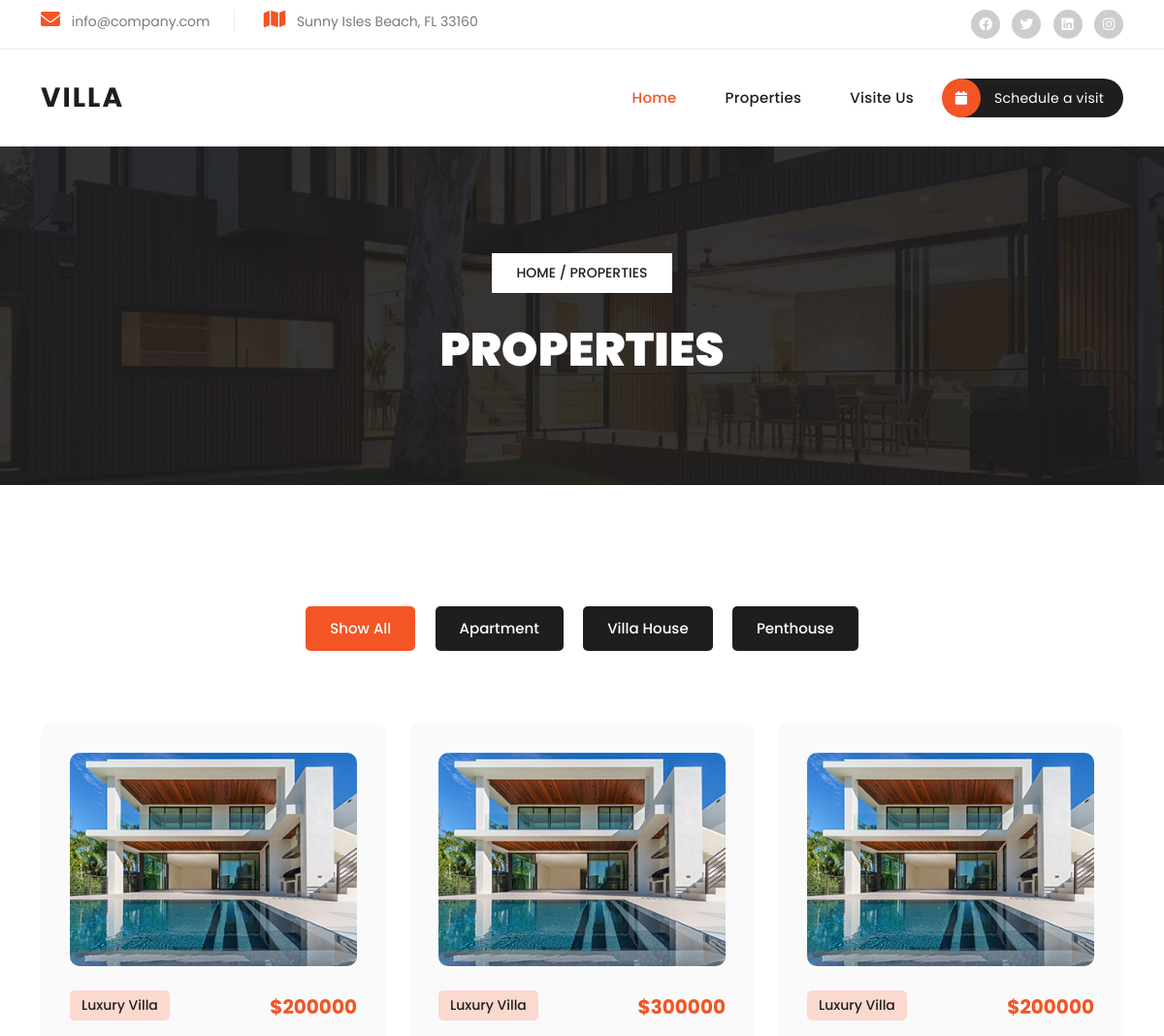
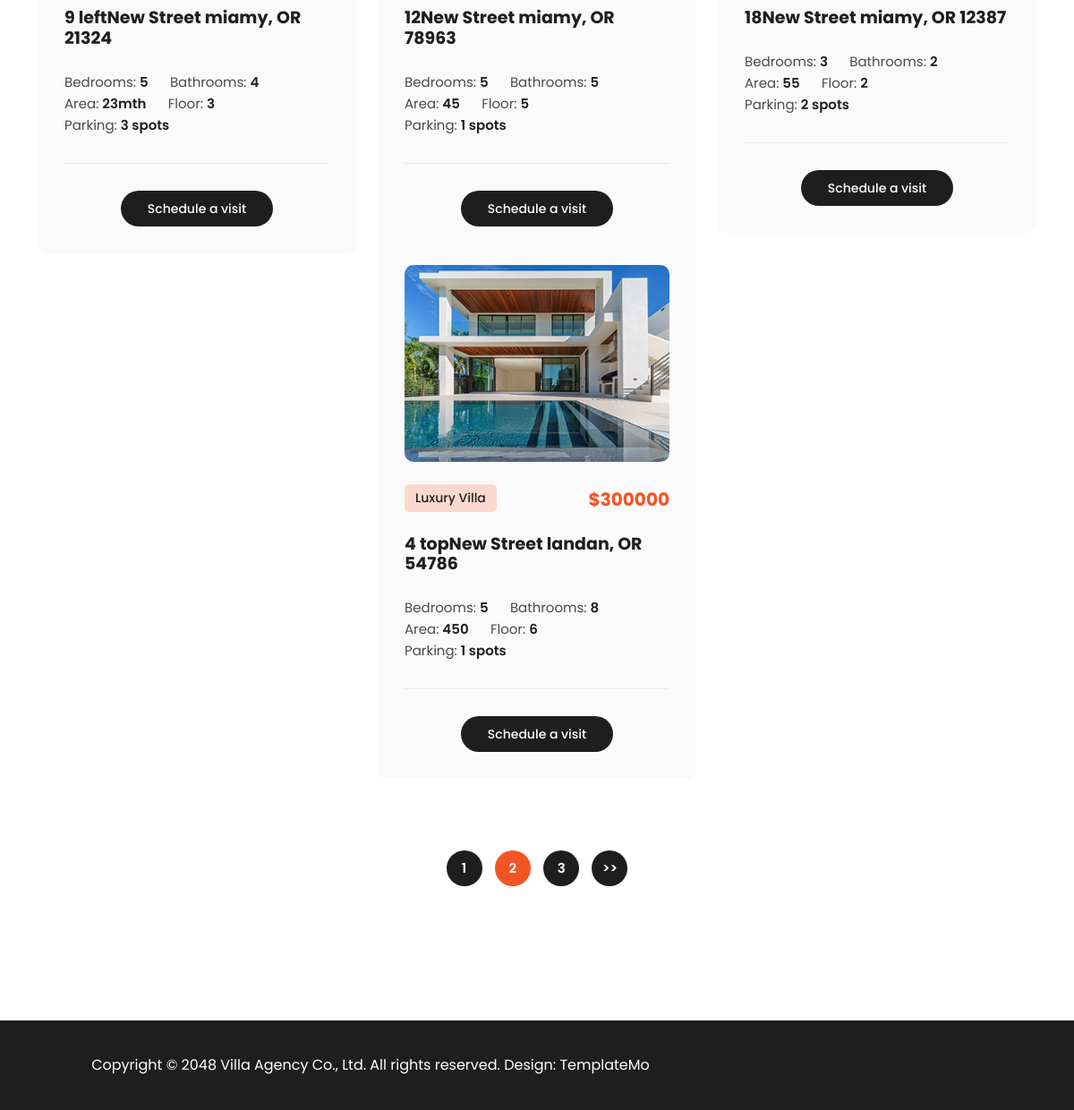
The page /propertie/all/ on the database its author committed (2 pictures, top to bottom).
### home/models.py (models this page shows, shortened)
class Properties(models.Model):
    about = models.TextField()
    description = models.TextField()
    title = models.CharField(max_length=100,unique=True)
    price = models.IntegerField()
    image = models.ImageField(upload_to='properties/')
    bathroom = models.CharField(max_length=30)
    bedrooms = models.CharField(max_length=30)
    floor = models.CharField(max_length=30)
    area = models.CharField(max_length=30)
    parking = models.CharField(max_length=30)
    street = models.CharField(max_length=100)
    city = models.CharField(max_length=50)
    state = models.CharField(max_length=20)
    postal_code = models.CharField(max_length=10)
    slug = models.SlugField(unique=True)
    SingleProperty = models.ForeignKey(SingleProperty, null=True, blank=True, on_delete=models.CASCADE,
                                       related_name='SingleProperty')
    category = models.ForeignKey(Category, null=True, blank=True, on_delete=models.CASCADE, related_name='categories')

### properties/views.py (the view, shortened to what this page needs)
# urls.py: path('propertie/all/',views.PropertiesView.as_view(), name='products'),
class PropertiesView(View):
    def get(self, request):
        products = Properties.objects.all()
        return render(request, 'properties/properties.html', {'products': products})

### properties/templates/properties/properties.html
{% extends 'base.html' %}
{% load static %}
{% block main %}
    <div class="page-heading header-text">
        <div class="container">
            <div class="row">
                <div class="col-lg-12">
                    <span class="breadcrumb"><a href="#">Home</a> / Properties</span>
                    <h3>Properties</h3>
                </div>
            </div>
        </div>
    </div>
    <div class="section properties">
        <div class="container">
            <ul class="properties-filter">
                <li>
                    <a class="is_active" href="#!" data-filter="*">Show All</a>
                </li>
                <li>
                    <a href="#!" data-filter=".adv">Apartment</a>
                </li>
                <li>
                    <a href="#!" data-filter=".str">Villa House</a>
                </li>
                <li>
                    <a href="#!" data-filter=".rac">Penthouse</a>
                </li>
            </ul>
            <div class="row properties-box">
                {% for product in products %}
                    <div class="col-lg-4 col-md-6 align-self-center mb-30 properties-items col-md-6 adv">
                        <div class="item">
                            <a href="{% url 'home:detail' product.id %}"><img
                                    src="{% static 'images/property-01.jpg' %}" alt=""></a>
                            <span class="category">Luxury Villa</span>
                            <h6>${{ product.price }}</h6>
                            <h4><a href="{% url 'home:detail' product.id %}">{{ product.street }}New
                                Street {{ product.city }}, OR {{ product.postal_code }}</a></h4>
                            <ul>
                                <li>Bedrooms: <span>{{ product.bedrooms }}</span></li>
                                <li>Bathrooms: <span>{{ product.bathroom }}</span></li>
                                <li>Area: <span>{{ product.area }}</span></li>
                                <li>Floor: <span>{{ product.floor }}</span></li>
                                <li>Parking: <span>{{ product.parking }} spots</span></li>
                            </ul>
                            <div class="main-button">
                                <a href="{% url 'home:detail' product.id %}">Schedule a visit</a>
                            </div>
                        </div>
                    </div>
                {% endfor %}
            </div>
            <div class="row">
                <div class="col-lg-12">
                    <ul class="pagination">
                        <li><a href="#">1</a></li>
                        <li><a class="is_active" href="#">2</a></li>
                        <li><a href="#">3</a></li>
                        <li><a href="#">>></a></li>
                    </ul>
                </div>
            </div>
        </div>
    </div>
{% endblock %}

### static/css/templatemo-villa-agency.css (style rules this page uses)
html, body, div, span, applet, object, iframe, h1, h2, h3, h4, h5, h6, p, blockquote, div pre, a, abbr, acronym, address, big, cite, code, del, dfn, em, font, img, ins, kbd, q, s, samp, small, strike, strong, sub, sup, tt, var, b, u, i, center, dl, dt, dd, ol, ul, li, figure, header, nav, section, article, aside, footer, figcaption { margin: 0; padding: 0; border: 0; outline: 0; }
ul, li { padding: 0; margin: 0; list-style: none; }
* { box-sizing: border-box; }
html, body { font-family: 'Poppins', sans-serif; -ms-text-size-adjust: 100%; -webkit-font-smoothing: antialiased; -moz-osx-font-smoothing: grayscale; }
a { text-decoration: none !important; }
h1, h2, h3, h4, h5, h6 { color: #1e1e1e; margin-top: 0px; margin-bottom: 0px; font-weight: 700; }
ul { margin-bottom: 0px; }
img { width: 100%; overflow: hidden; }
html, body { font-family: 'Poppins', sans-serif; }
.section { margin-top: 120px; }
.main-button a { display: inline-block; background-color: #1e1e1e; color: #fff; font-size: 14px; font-weight: 500; height: 40px; line-height: 40px; padding: 0px 30px; border-radius: 25px; transition: all .3s; }
.properties .item { background-color: #fafafa; border-radius: 10px; padding: 30px; margin-bottom: 30px; }
.properties .item img { border-radius: 10px; }
.properties .item span.category { background-color: #fbd9cf; font-weight: 500; border-radius: 5px; font-size: 14px; color: #1e1e1e; padding: 5px 12px; display: inline-block; margin-top: 25px; }
.properties .item h4 { font-size: 19px; margin: 25px 0px; }
.properties .item h4 a { color: #1e1e1e; }
.properties .item ul li { display: inline-block; font-size: 15px; color: #4a4a4a; margin-right: 20px; }
.properties .item ul li span { font-weight: 600; color: #1e1e1e; }
.properties .item ul { border-bottom: 1px solid #eaeaea; margin-bottom: 30px; padding-bottom: 30px; }
.properties .item h6 { font-size: 20px; color: #f35525; margin-top: 6px; display: inline-block; float: right; margin-top: 30px; }
.properties .item .main-button { text-align: center; }
.page-heading { background-image: url(../images/page-heading-bg.jpg); background-position: center bottom; background-repeat: no-repeat; background-size: cover; padding: 110px 0px; text-align: center; }
.page-heading span { background-color: #fff; color: #1e1e1e; font-size: 14px; font-weight: 500; text-transform: uppercase; padding: 10px 25px; display: inline-block; margin-bottom: 30px; }
.page-heading span a { color: #1e1e1e; }
.page-heading h3 { font-size: 48px; font-weight: 900; text-transform: uppercase; color: #fff; }
.properties ul.properties-filter { list-style: none; text-align: center; margin-bottom: 70px; }
.properties ul.properties-filter li { display: inline-block; margin: 5px 8px; }
.properties ul.properties-filter li a { display: inline-block; text-align: center; font-size: 15px; text-transform: capitalize; font-weight: 500; color: #fff; background-color: #1e1e1e; padding: 12px 25px; border-radius: 5px; transition: all .3s; }
.properties ul.properties-filter li a.is_active { background-color: #f35525; color: #fff; }
.properties ul.pagination { margin-top: 50px; text-align: center; width: 100%; display: inline-block; }
.properties ul.pagination li { display: inline-block; margin: 0px 5px; }
.properties ul.pagination li a { display: inline-block; width: 40px; height: 40px; line-height: 40px; text-align: center; background-color: #1e1e1e; color: #fff; font-size: 15px; font-weight: 600; border-radius: 50%; transition: all .3s; }
.properties ul.pagination li a:hover, .properties ul.pagination li a.is_active { background-color: #f35525; color: #fff; }
body { overflow-x: hidden; }

### rows shown on the page
Properties: price "200000", street "9 left", city "miamy", postal_code "21324", bedrooms "5", bathroom "4", area "23mth", floor "3", parking "3"
Properties: price "300000", street "12", city "miamy", postal_code "78963", bedrooms "5", bathroom "5", area "45", floor "5", parking "1"
Properties: price "200000", street "18", city "miamy", postal_code "12387", bedrooms "3", bathroom "2", area "55", floor "2", parking "2"
Properties: price "300000", street "4 top", city "landan", postal_code "54786", bedrooms "5", bathroom "8", area "450", floor "6", parking "1"
